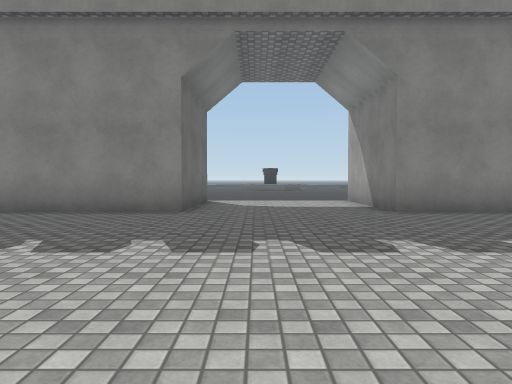
View 1 (above)

23 first-person views from a walk through a 3-D level made in the Unity game engine. The camera is 1.2 m above the floor, tilts 2° down and sees 70° across. The floor is counted in squares, 2 m on a side. Each view is taken from the middle of a square. On the plan, view 1 faces up. The plan holds only what a view shows up to about 10 squares ahead; the rest is blank. The place goes on beyond the plan. The player character is not drawn. Some animated figures are not drawn. Surface patterns are stand-ins for the level's own textures.

View 2
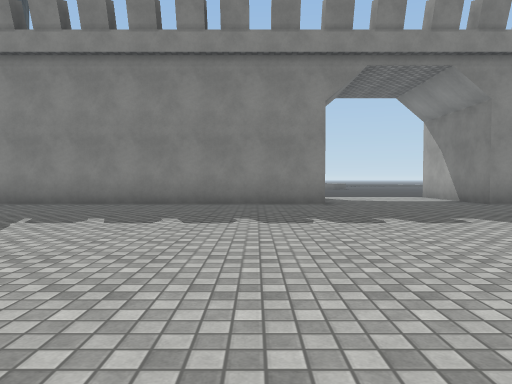

View 3
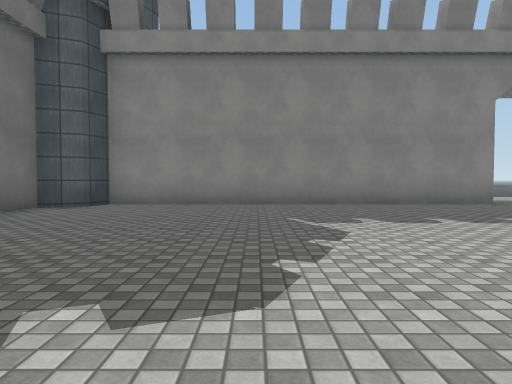

View 4
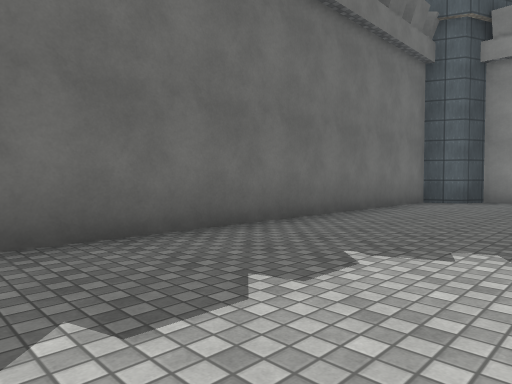

View 5
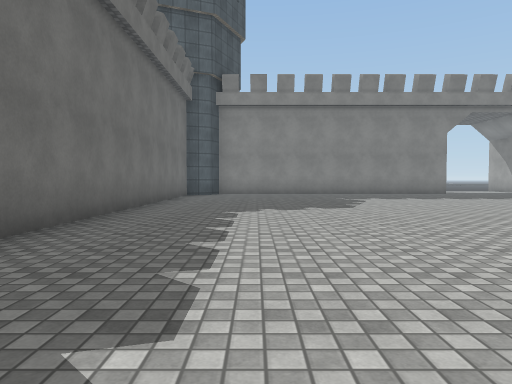

View 6
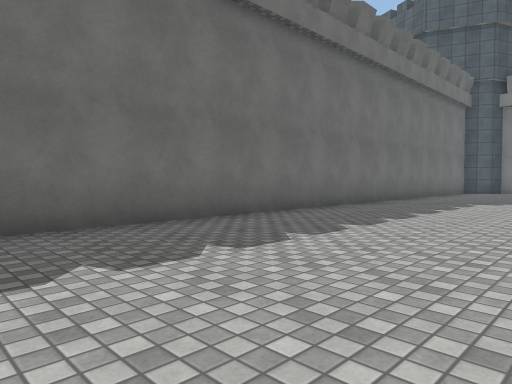

View 7
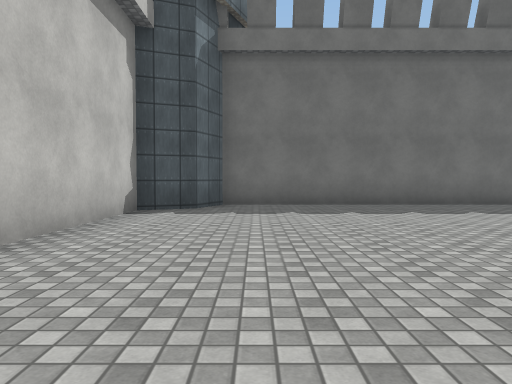

View 8
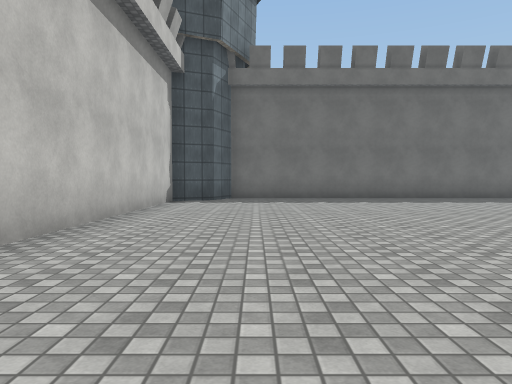

View 9
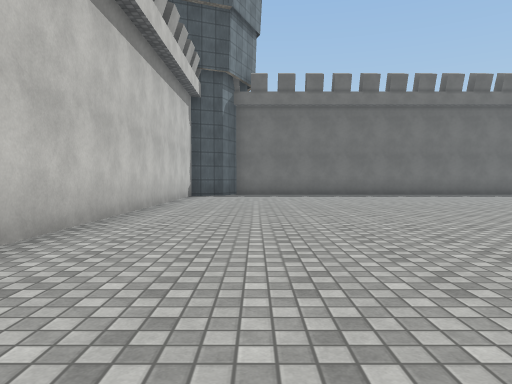

View 10
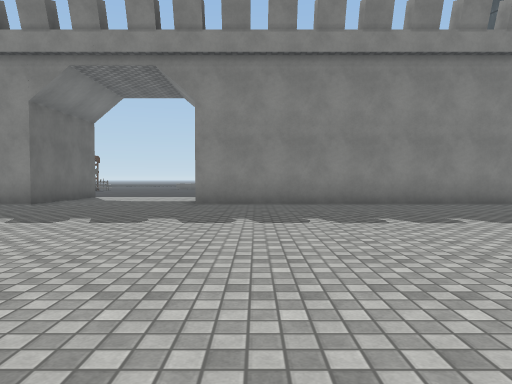

View 11
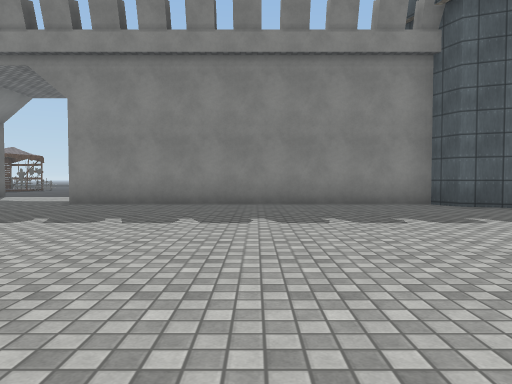

View 12
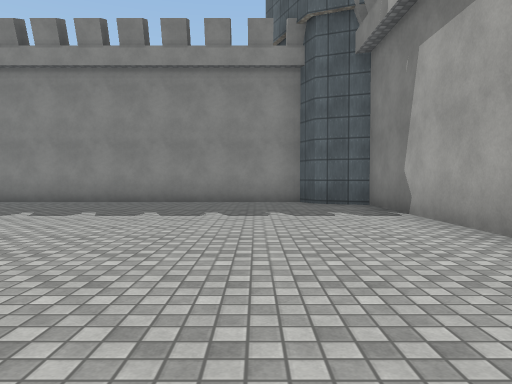

View 13
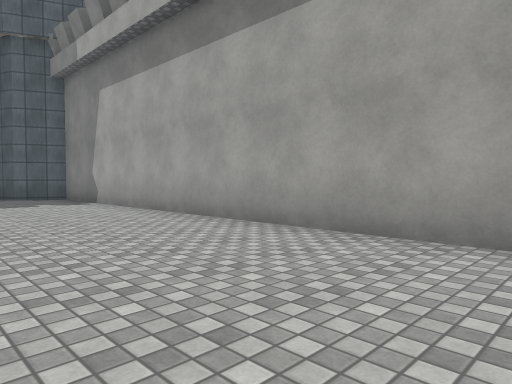

View 14
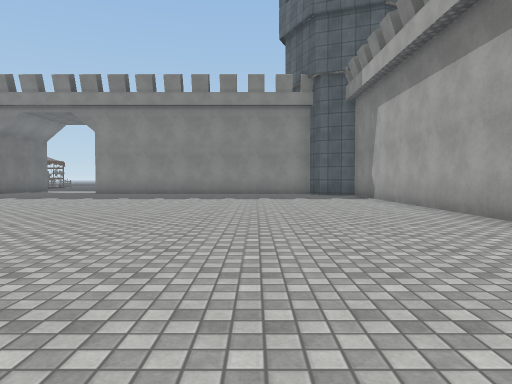

View 15
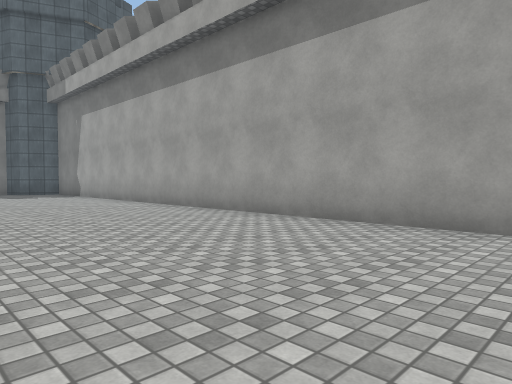

View 16
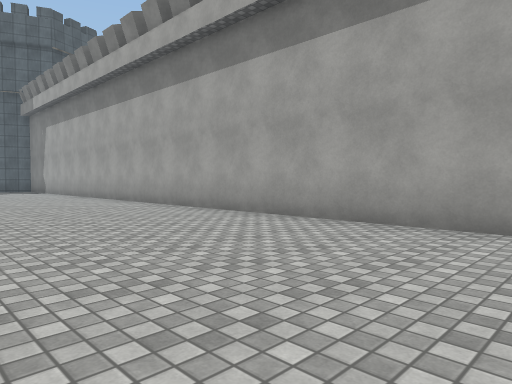

View 17
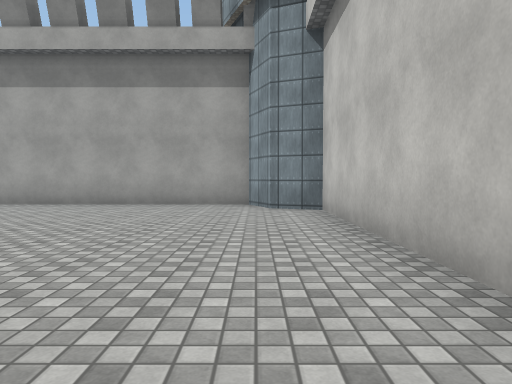

View 18
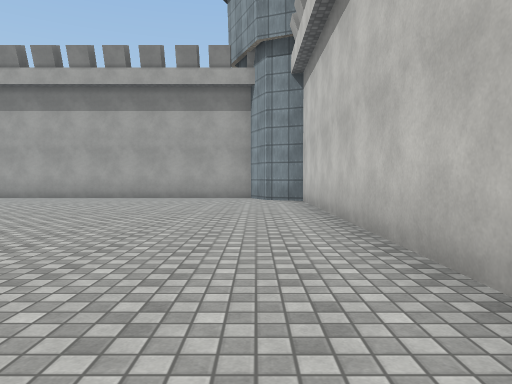

View 19
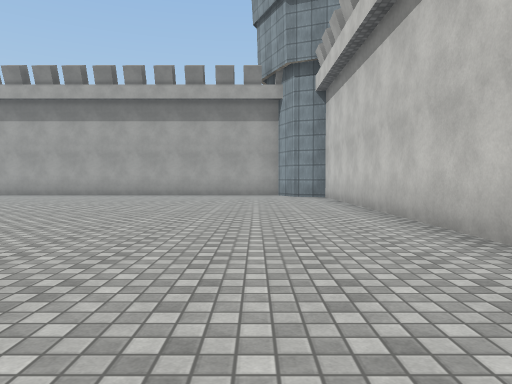

View 20
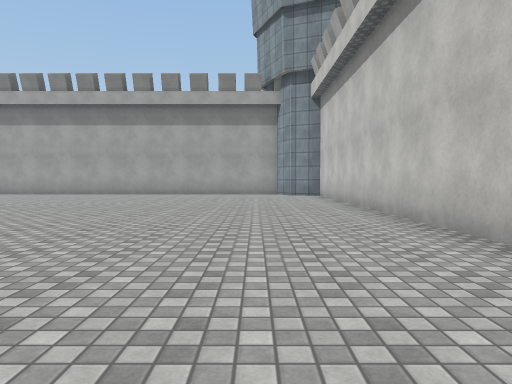

View 21
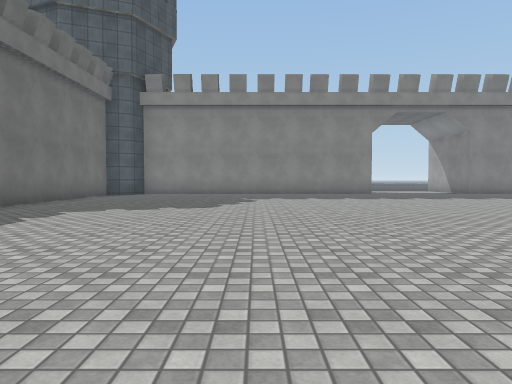

View 22
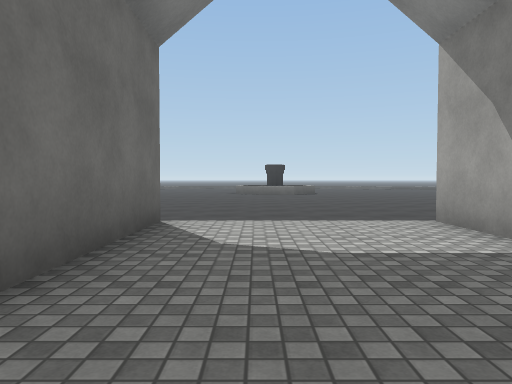

View 23
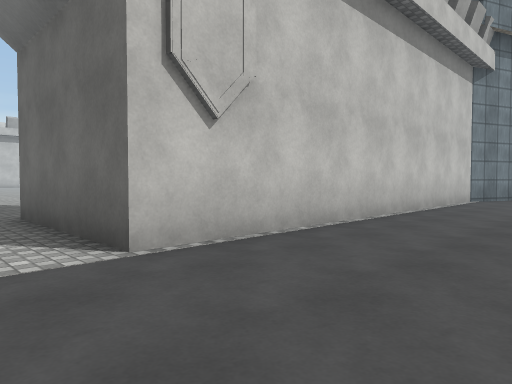

### Floor plan
Points are (right, up) in squares from view 1. A wall is a line through its corners. A room is listed if a view was taken in it or the views show most of it. See-through windows are left out.
Room 1 (views 1, 2, 3, 4, 5, 6, 7, 8, 9, 10, 11, 12, 13, 14, 15, 16, 17, 18, 19, 20, 21, 22, 23)
walls: (1.2, -16.3) (11.1, -16.3) (11.5, -15.3) (12.6, -14.8) (12.6, 5.5) (11.5, 6) (11.2, 6.7) (2.6, 6.7) (2.6, 10.2); (-11.8, 10.6) (-10.8, 10.2) (-1.4, 10.2) (-1.4, 6.7) (-10.5, 6.7) (-10.8, 6) (-11.6, 5.7) (-11.6, -14.8) (-10.5, -15.2) (-10, -16.3) (-0.2, -16.3)

Where each view was taken, in squares from view 1:
view 1: 0 up, 0 right, facing up
view 2: 2 down, 3 left, facing up
view 3: 2 down, 7 left, facing up
view 4: 4 down, 8 left, facing up-left
view 5: 8 down, 9 left, facing up
view 6: 11 down, 7 left, facing up-left
view 7: 14 down, 3 left, facing left
view 8: 14 down, 0 right, facing left
view 9: 14 down, 3 right, facing left
view 10: 2 down, 4 right, facing up
view 11: 2 down, 7 right, facing up
view 12: 3 down, 10 right, facing up
view 13: 6 down, 9 right, facing up-right
view 14: 8 down, 9 right, facing up
view 15: 10 down, 8 right, facing up-right
view 16: 14 down, 8 right, facing up-right
view 17: 15 down, 4 right, facing right
view 18: 15 down, 1 right, facing right
view 19: 14 down, 1 left, facing right
view 20: 14 down, 2 left, facing right
view 21: 8 down, 6 left, facing up
view 22: 5 up, 0 right, facing up
view 23: 13 up, 0 right, facing down-left
